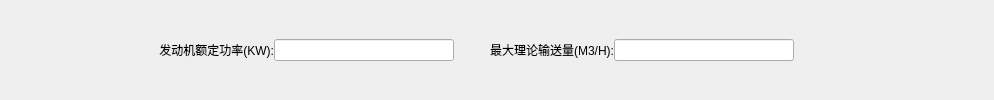
        <widget class="QWidget" name="widget_5" native="true">
         <layout class="QHBoxLayout" name="horizontalLayout_5">
          <property name="spacing">
           <number>0</number>
          </property>
          <property name="leftMargin">
           <number>0</number>
          </property>
          <property name="topMargin">
           <number>0</number>
          </property>
          <property name="rightMargin">
           <number>0</number>
          </property>
          <property name="bottomMargin">
           <number>0</number>
          </property>
          <item>
           <spacer name="horizontalSpacer_15">
            <property name="orientation">
             <enum>Qt::Horizontal</enum>
            </property>
            <property name="sizeType">
             <enum>QSizePolicy::Minimum</enum>
            </property>
            <property name="sizeHint" stdset="0">
             <size>
              <width>114</width>
              <height>20</height>
             </size>
            </property>
           </spacer>
          </item>
          <item>
           <widget class="QLabel" name="label_17">
            <property name="minimumSize">
             <size>
              <width>160</width>
              <height>0</height>
             </size>
            </property>
            <property name="maximumSize">
             <size>
              <width>160</width>
              <height>16777215</height>
             </size>
            </property>
            <property name="text">
             <string>发动机额定功率(KW):</string>
            </property>
            <property name="alignment">
             <set>Qt::AlignRight|Qt::AlignTrailing|Qt::AlignVCenter</set>
            </property>
           </widget>
          </item>
          <item>
           <widget class="QLineEdit" name="enginePowerLE">
            <property name="minimumSize">
             <size>
              <width>180</width>
              <height>0</height>
             </size>
            </property>
            <property name="maximumSize">
             <size>
              <width>180</width>
              <height>16777215</height>
             </size>
            </property>
           </widget>
          </item>
          <item>
           <widget class="QLabel" name="label_18">
            <property name="minimumSize">
             <size>
              <width>160</width>
              <height>0</height>
             </size>
            </property>
            <property name="maximumSize">
             <size>
              <width>160</width>
              <height>16777215</height>
             </size>
            </property>
            <property name="text">
             <string>最大理论输送量(M3/H):</string>
            </property>
            <property name="alignment">
             <set>Qt::AlignRight|Qt::AlignTrailing|Qt::AlignVCenter</set>
            </property>
           </widget>
          </item>
          <item>
           <widget class="QLineEdit" name="maxDeliverySizesLE">
            <property name="minimumSize">
             <size>
              <width>180</width>
              <height>0</height>
             </size>
            </property>
            <property name="maximumSize">
             <size>
              <width>180</width>
              <height>16777215</height>
             </size>
            </property>
           </widget>
          </item>
          <item>
           <spacer name="horizontalSpacer_2">
            <property name="orientation">
             <enum>Qt::Horizontal</enum>
            </property>
            <property name="sizeType">
             <enum>QSizePolicy::Maximum</enum>
            </property>
            <property name="sizeHint" stdset="0">
             <size>
              <width>200</width>
              <height>20</height>
             </size>
            </property>
           </spacer>
          </item>
         </layout>
        </widget>
